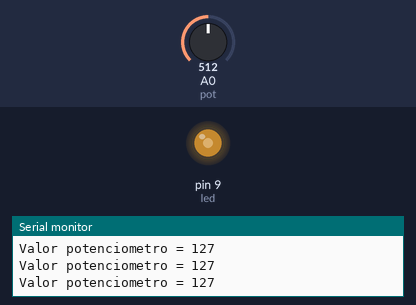
Simulated run of this sketch. Board: Arduino Uno, built with avr-gcc and run on an emulated ATmega328P. On the bench: output pins drawn as LEDs (lit = HIGH), the last lines printed to the serial monitor. Inputs (shaded band) come from the test bench; at power-on: A0 (pot) = 512.

Above: at 1.2 s.
1.3 s: A0 (pot) set to 45
At 2.2 s:
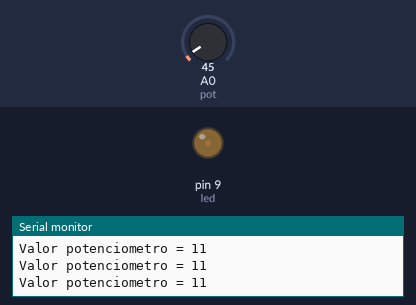
2.8 s: A0 (pot) set to 38
At 3.8 s:
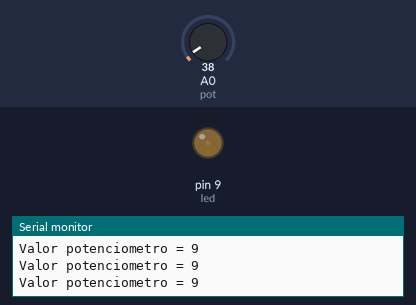
4.3 s: A0 (pot) set to 716
At 5.5 s:
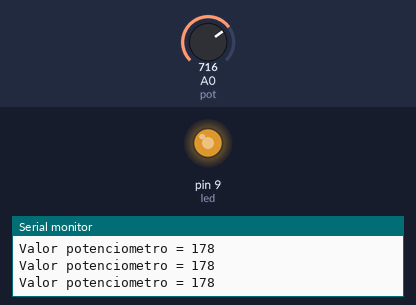
5.8 s: A0 (pot) set to 900
At 6.1 s:
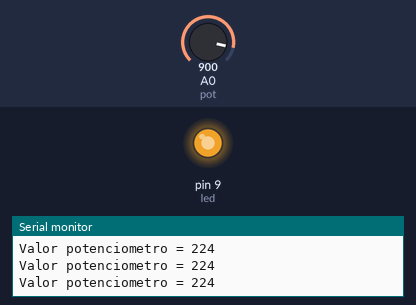
7.3 s: A0 (pot) set to 0
At 8.0 s:
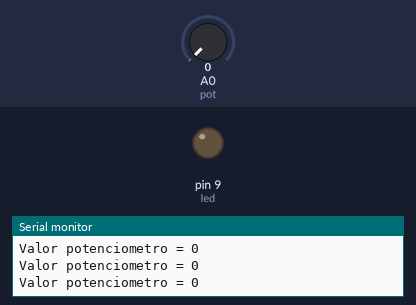
8.8 s: A0 (pot) set to 511
At 9.5 s:
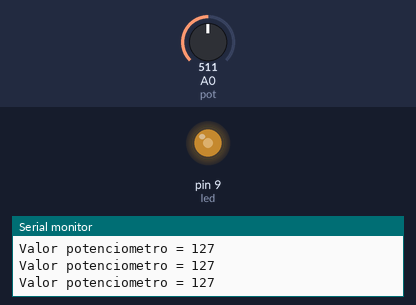
Timing chart, 0 to 11.3 s (numbered marks = the images above; inputs shaded):
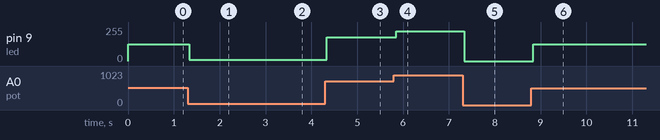

Measured:
- after the input at 1.3 s, pin 9 (led): 127/255 → 11/255 at once
- after the input at 2.8 s, pin 9 (led): 11/255 → 9/255 after 0.05 s
- after the input at 4.3 s, pin 9 (led): 9/255 → 178/255 at once
- after the input at 5.8 s, pin 9 (led): 178/255 → 224/255 after 0.05 s
- after the input at 7.3 s, pin 9 (led): 224/255 → 0/255 at once
- after the input at 8.8 s, pin 9 (led): 0/255 → 127/255 after 0.05 s

The sketch:

potenciometro.ino
```cpp
int pot = A0;
int valPot = 0;
int led = 9;
void setup() {
  Serial.begin(9600);
  pinMode(pot,INPUT);
  pinMode(led,OUTPUT);
}

void loop() {

valPot = analogRead(pot);
int valFim = 0;

valFim = map(valPot,0,1023,0,255);
Serial.print("Valor potenciometro = ");
Serial.println(valFim);

analogWrite(led,valFim);
}
```
